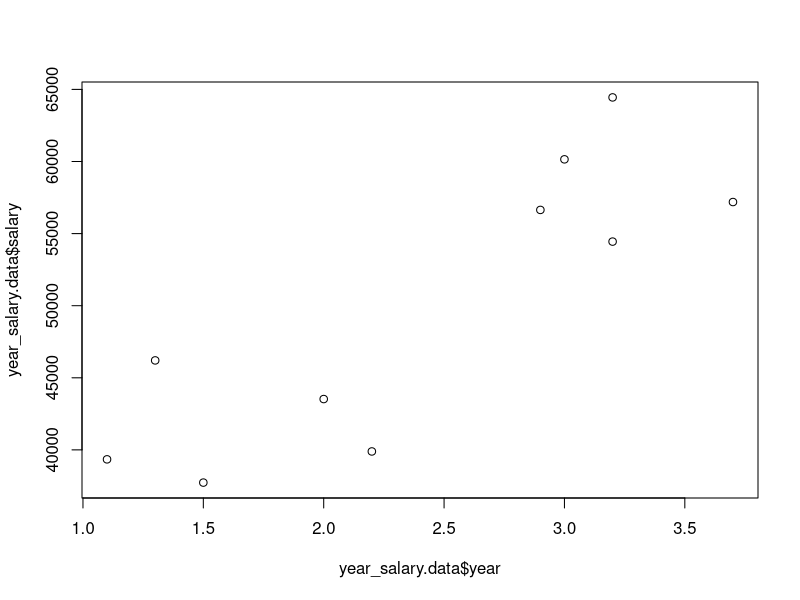

Write the R code that produced this figure.
install.packages('caTools')
library(caTools)
year_salary.data <- data.frame(
  year = c(1.1,1.3,1.5,2.0,2.2,2.9,3.0,3.2,3.2,3.7),
  salary = c(39343.00,46205.00,37731.00,43525.00,39891.00,56642.00,60150.00,54445.00,64445.00,57189.00)
  )

plot(year_salary.data$year,year_salary.data$salary)

simple.regression <- lm(year~salary, data = year_salary.data)

summary(simple.regression)
abline(simple.regression, col = "blue",lwd = 3)
